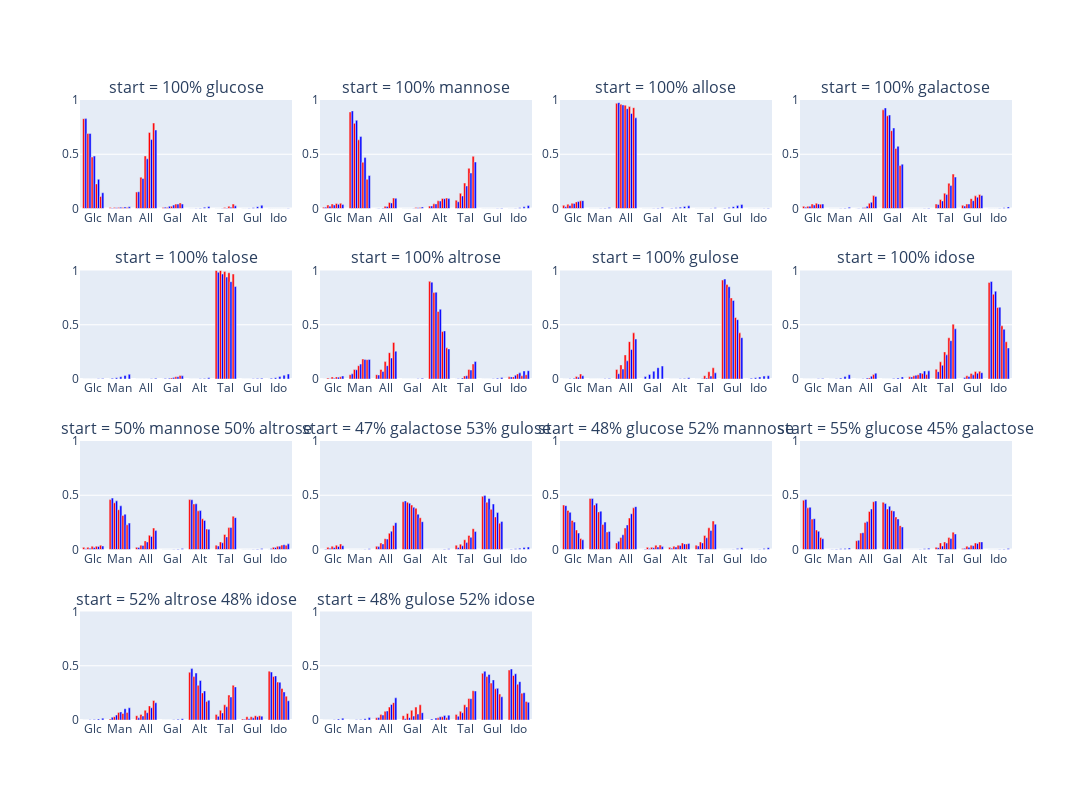

The cell this chart's notebook holds for it:
### Code cell
run_simulations()
plot() # red is experiment, blue is simulated
